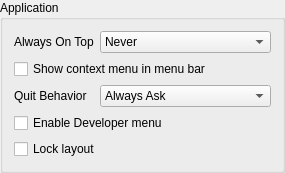
    <widget class="QGroupBox" name="qgbApplication">
     <property name="title">
      <string>Application</string>
     </property>
     <layout class="QGridLayout" name="gridLayout_3" columnstretch="0,0">
      <item row="0" column="0">
       <widget class="QLabel" name="qliAlwaysOnTop">
        <property name="text">
         <string>Always On Top</string>
        </property>
        <property name="buddy">
         <cstring>qcbAlwaysOnTop</cstring>
        </property>
       </widget>
      </item>
      <item row="0" column="1">
       <widget class="MUComboBox" name="qcbAlwaysOnTop">
        <property name="toolTip">
         <string>This setting controls when the application will be always on top.</string>
        </property>
        <property name="whatsThis">
         <string>This setting controls in which situations the application will stay always on top. If you select &lt;i&gt;Never&lt;/i&gt; the application will not stay on top. &lt;i&gt;Always&lt;/i&gt; will always keep the application on top. &lt;i&gt;In minimal view&lt;/i&gt; / &lt;i&gt;In normal view&lt;/i&gt; will only keep the application always on top when minimal view is activated / deactivated.</string>
        </property>
        <property name="accessibleName">
         <string>Always on top mode</string>
        </property>
        <item>
         <property name="text">
          <string>Never</string>
         </property>
        </item>
        <item>
         <property name="text">
          <string>Always</string>
         </property>
        </item>
        <item>
         <property name="text">
          <string>In minimal view</string>
         </property>
        </item>
        <item>
         <property name="text">
          <string>In normal view</string>
         </property>
        </item>
       </widget>
      </item>
      <item row="1" column="0" colspan="2">
       <widget class="QCheckBox" name="qcbShowContextMenuInMenuBar">
        <property name="toolTip">
         <string>Adds user and channel context menus into the menu bar</string>
        </property>
        <property name="text">
         <string>Show context menu in menu bar</string>
        </property>
       </widget>
      </item>
      <item row="2" column="0">
       <widget class="QLabel" name="qliQuitBehavior">
        <property name="text">
         <string>Quit Behavior</string>
        </property>
        <property name="buddy">
         <cstring>qcbQuitBehavior</cstring>
        </property>
       </widget>
      </item>
      <item row="2" column="1">
       <widget class="MUComboBox" name="qcbQuitBehavior">
        <property name="toolTip">
         <string>This setting controls the behavior of clicking on the X in the top right corner.</string>
        </property>
        <property name="whatsThis">
         <string>This setting controls the behavior when closing Mumble. You can choose between being asked for confirmation, minimize instead if closing or just closing without any additional prompt. Optionally, the first two options can only apply when you are currently connected to a server (in that case, Mumble will quit without asking, when not connected to any server).</string>
        </property>
        <property name="accessibleName">
         <string>Quit behavior mode</string>
        </property>
        <item>
         <property name="text">
          <string>Always Ask</string>
         </property>
        </item>
        <item>
         <property name="text">
          <string>Ask when connected</string>
         </property>
        </item>
        <item>
         <property name="text">
          <string>Always Minimize</string>
         </property>
        </item>
        <item>
         <property name="text">
          <string>Minimize when connected</string>
         </property>
        </item>
        <item>
         <property name="text">
          <string>Always Quit</string>
         </property>
        </item>
       </widget>
      </item>
      <item row="3" column="0" colspan="2">
       <widget class="QCheckBox" name="qcbEnableDeveloperMenu">
        <property name="whatsThis">
         <string>&lt;b&gt;Enable Developer menu&lt;/b&gt;&lt;br /&gt;This enables the &quot;Developer&quot;-menu in Mumble. This menu is used for developer-specific features, such as the Developer Console.</string>
        </property>
        <property name="text">
         <string>Enable Developer menu</string>
        </property>
       </widget>
      </item>
      <item row="4" column="0" colspan="2">
       <widget class="QCheckBox" name="qcbLockLayout">
        <property name="whatsThis">
         <string>When in custom layout mode, checking this disables rearranging.</string>
        </property>
        <property name="text">
         <string>Lock layout</string>
        </property>
       </widget>
      </item>
     </layout>
    </widget>
